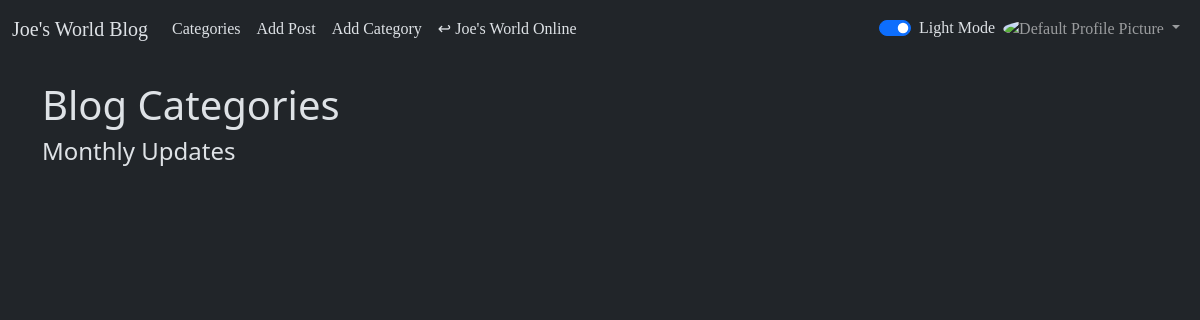
Page /blog/category-list/ (signed in) on the earlier database version.
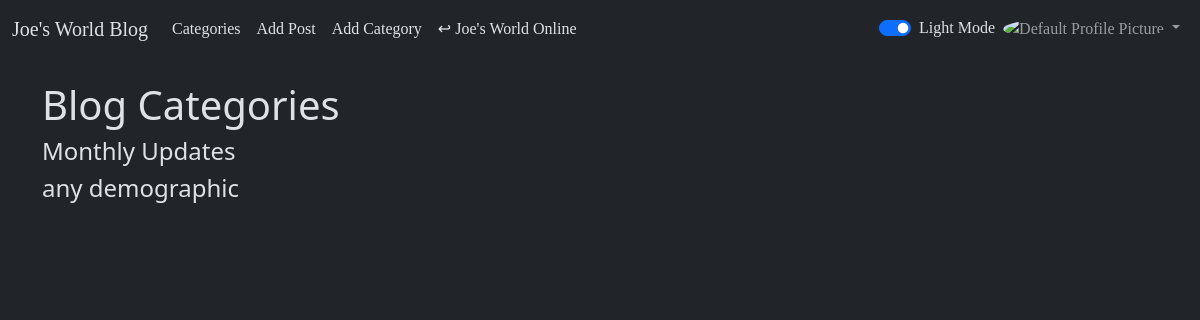
Same page on the later database version.
### blog/models.py (models this page shows, shortened)
class Category(models.Model):
    name = models.CharField(max_length=255)
    def __str__(self):
        return self.name

### blog/views.py (the view)
# urls.py: path('category-list/', CategoryListView, name='category-list'),
def CategoryListView(request):
    cat_menu_list = Category.objects.all()
    return render(request, 'category_list.html', {'cat_menu_list':cat_menu_list})

### blog/templates/category_list.html (shortened to what this page needs)
{% extends 'base.html' %}
{% block content %}
    <h1>Blog Categories</h1>
    {% for item in cat_menu_list %}
        <h4><a class="dropdown-item" href="{% url 'category-view' item|slugify %}">
            {{ item }}</a></h4>
    {% endfor %}
{% endblock %}

### blog/templates/base.html (shortened to what this page needs)
{% load static %}
<!doctype html>
<html lang="en" data-bs-theme="dark">
  <head>
    <link href="https://cdn.jsdelivr.net/npm/bootstrap@5.3.3/dist/css/bootstrap.min.css" rel="stylesheet">
  </head>
  <body class="blog-body">
    <nav class="navbar navbar-expand-lg navbar-dark bg-body chcard-font">
      <div class="container-fluid">
        <a class="navbar-brand text-body" href="{% url 'bloghome' %}">Joe's World Blog</a>
        <div class="collapse navbar-collapse" id="navbarSupportedContent">
          <ul class="navbar-nav me-auto mb-2 mb-lg-0">
            {% if cat_menu %}
              <li class="nav-item dropdown">
                <a class="nav-link dropdown-toggle text-body" href="#" id="navbarDropdown" role="button" data-bs-toggle="dropdown" aria-expanded="false">Categories</a>
                <ul class="dropdown-menu" aria-labelledby="navbarDropdown">
                  {% for item in cat_menu %}
                    <a class="dropdown-item" href="{% url 'category-view' item|slugify %}">{{ item }}</a>
                  {% endfor %}
                </ul>
              </li>
            {% else %}
              <li class="nav-item">
                <a class="nav-link text-body" href="{% url 'category-list' %}">Categories</a>
              </li>
            {% endif %}
            {% if user.is_authenticated %}
              <li class="nav-item">
                <a class="nav-link text-body" href="{% url 'add_post' %}">Add Post</a>
              </li>
              <li class="nav-item">
                <a class="nav-link text-body" href="{% url 'add_category' %}">Add Category</a>
              </li>
            {% endif %}
            <li class="nav-item">
              <a class="nav-link text-body" href="{% url 'home' %}">↩ Joe's World Online</a>
            </li>
          </ul>
          <div class="form-check form-switch">
            <input class="form-check-input" type="checkbox" id="darkModeSwitch" />
            <label class="form-check-label" for="darkModeSwitch" id="darkModeLabel">Dark Mode</label>
          </div>
            {% include 'widgets/profile_pic_dropdown.html' with page_user=page_user %}
        </div>
      </div>
    </nav>
    <br/>
    <div class="container">
      {% block content %}{% endblock %}
    </div>
  </body>
</html>

### myapp/templates/widgets/profile_pic_dropdown.html (shortened to what this page needs)
{% load static %}
{% if user.is_authenticated %}
<ul class="navbar-nav ml-auto">
  <li class="nav-item dropdown">
    <a class="nav-link dropdown-toggle" href="#" id="navbarDropdown" role="button" data-bs-toggle="dropdown" aria-expanded="false">
        {% if user.profile.profile_pic %}
          <img src="{{ user.profile.profile_pic.url }}" class="prof-pic-dropdown" alt="Profile Picture">
        {% else %}
          <img src="{% static 'blog/images/default_profile_pic.png' %}" class="prof-pic-dropdown" alt="Default Profile Picture">
        {% endif %}
    </a>
  </li>
</ul>
{% endif %}

Differences in the rows shown:
added Category: name "any demographic"
